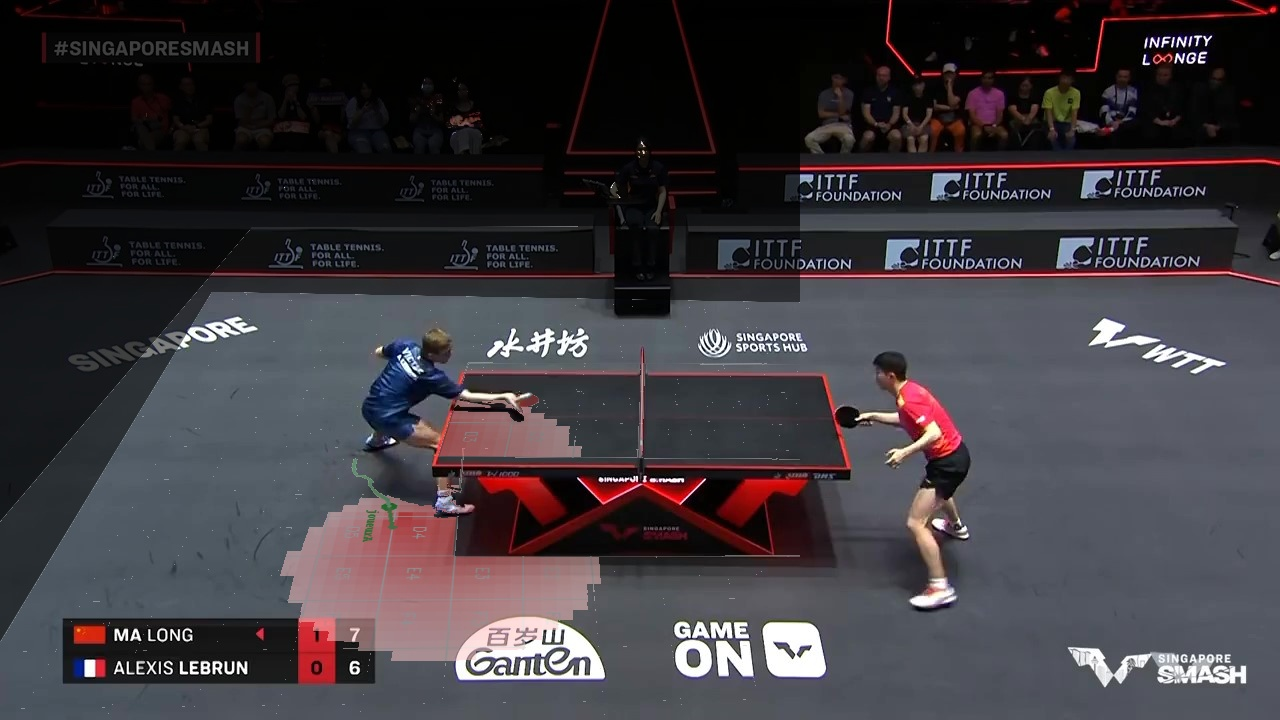
#> input picture image_fusionnee.jpg, 1280 x 720 px, given in place of binaire_heatmap_frame_0.png, which was not available
$ python aide_contours.py
#> lines starting #> are read from the running program, lines starting #| are printed output that depends on the picture; after the words box and inside, x2 and y2 are one past the last pixel; in counts of white or black regions, pixels touching at a corner belong together; pictures that were not available may be replaced by others from this repository, and a replacement may not be noted
import cv2
import numpy as np
from PIL import Image, ImageDraw

def detect_and_draw_contours(image_path, output_path):
    # Ouvrir l'image avec Pillow
#> called with output_path = 'output_image_with_contours.png'
    image = Image.open(image_path).convert("RGB")
#> image is the input picture: PIL image 1280x720 RGB; mean R, G, B 61.2, 56.5, 61.5

    # Convertir l'image Pillow en tableau NumPy
    image_np = np.array(image)

    # Convertir en image en niveaux de gris
    gray_image = cv2.cvtColor(image_np, cv2.COLOR_RGB2GRAY)
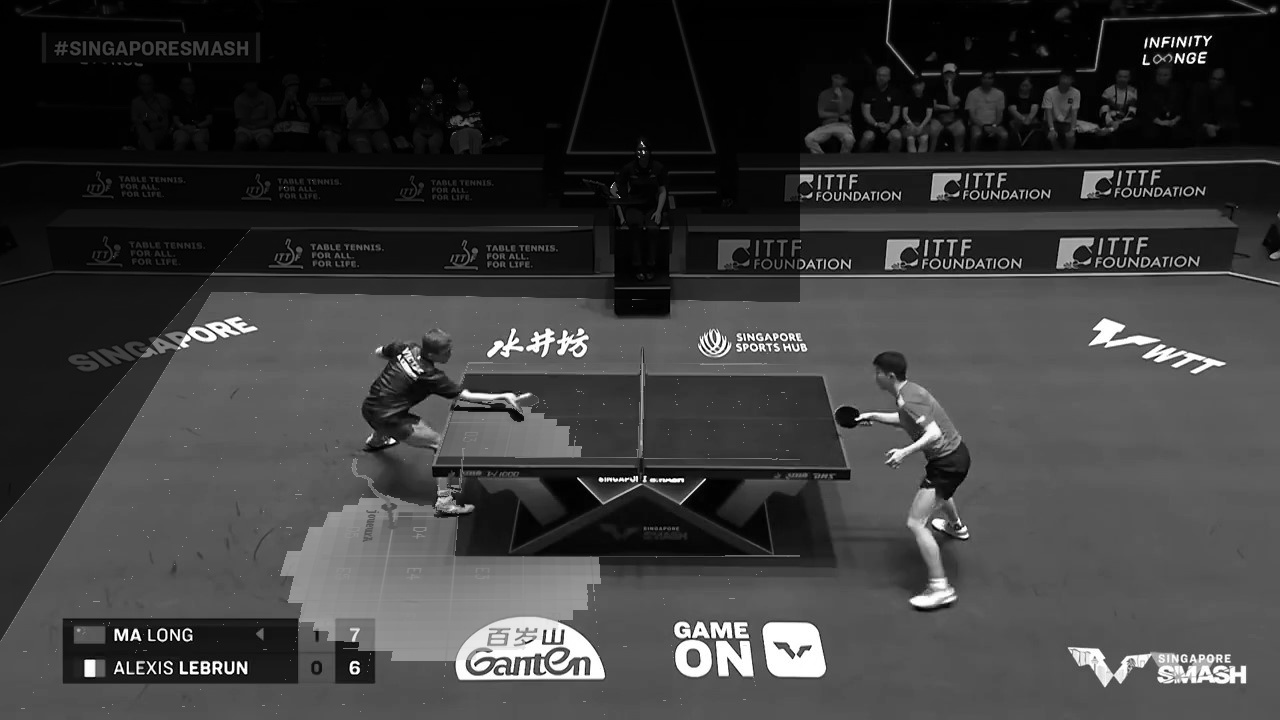
#> gray_image: shape (720, 1280); min 0, max 255, mean 58.4

    # Appliquer un flou gaussien pour réduire le bruit
    blurred_image = cv2.GaussianBlur(gray_image, (5, 5), 0)

    # Détecter les contours avec Canny
    edges = cv2.Canny(blurred_image, threshold1=100, threshold2=200)
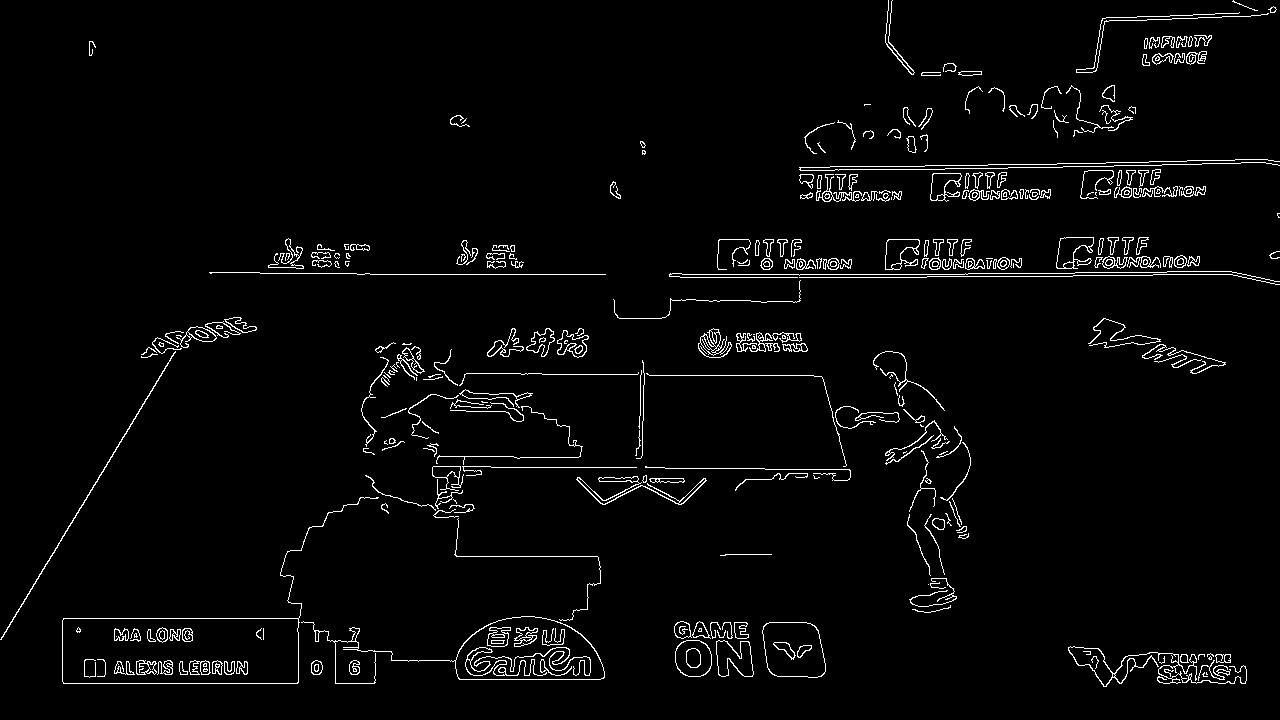
#> edges: shape (720, 1280); 2.9% white in thin lines or dots

    # Trouver les contours
    contours, _ = cv2.findContours(edges, cv2.RETR_EXTERNAL, cv2.CHAIN_APPROX_SIMPLE)
#> contours = 292 contours, 173 with area under 20; largest, box (x1, y1, x2, y2) and area: (62, 497, 379, 684) 15352, (301, 616, 605, 684) 7618, (762, 622, 826, 678) 2998, (675, 640, 712, 677) 1100, (1068, 646, 1247, 687) 978

    # Convertir l'image originale en une version modifiable pour dessiner
    image_draw = ImageDraw.Draw(image)

    # Dessiner les contours sur l'image
    for contour in contours:
        print(contour)
        # Convertir les contours en une liste de tuples
        contour_points = [(point[0][0], point[0][1]) for point in contour]
        image_draw.line(contour_points, fill=(0, 255, 0), width=2)
#> this loop made 292 passes
#> contour_points on passes 1, 25: [(1206, 672), (1206, 674), (1207, 674), (1206, 673)], [(928, 584)]
#> (printed output is left out)

    # Enregistrer l'image avec les contours dessinés
    image.save(output_path)
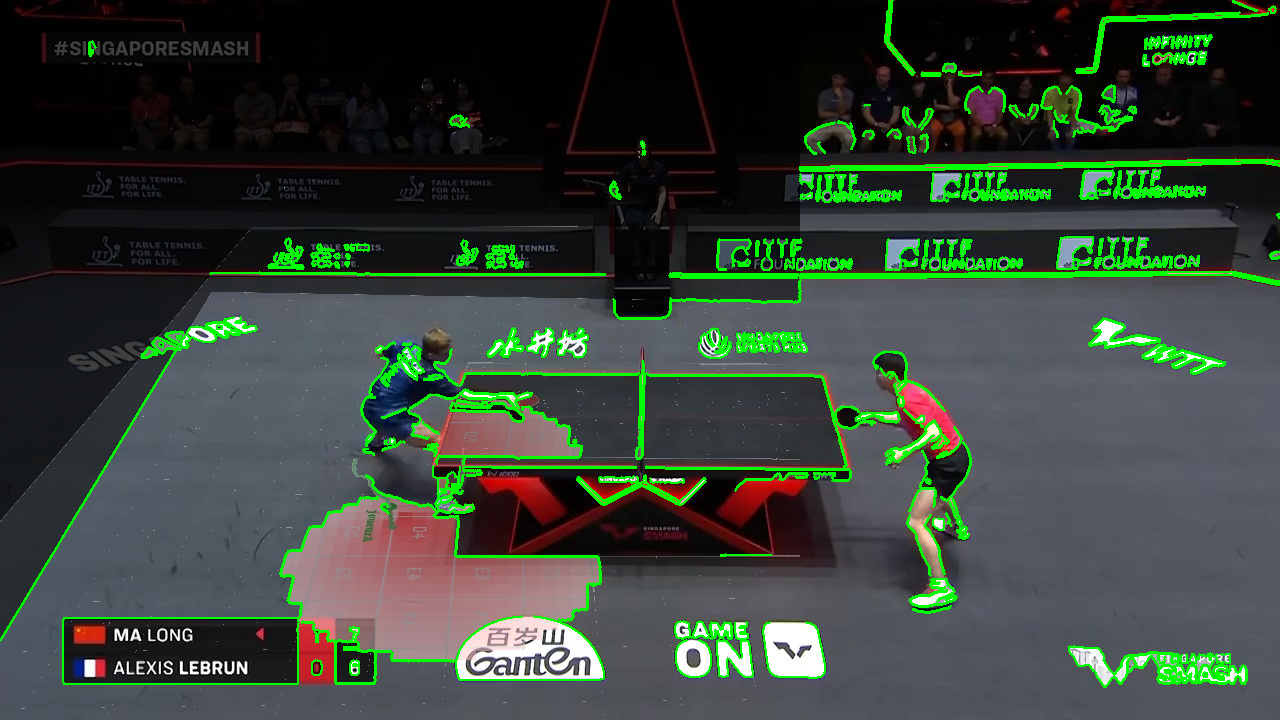
#> saved as output_image_with_contours.png: PIL image 1280x720 RGB; mean R, G, B 54.9, 66.5, 56.2
    print(f"Image saved at {output_path}")

# Exemple d'utilisation
detect_and_draw_contours('C:/Users/ReViVD/Documents/GitHub/tt-espace/output/match_ALEXIS-LEBRUN_vs_MA-LONG/heatmap/binaire_heatmap_frame_0.png', 'output_image_with_contours.png')
